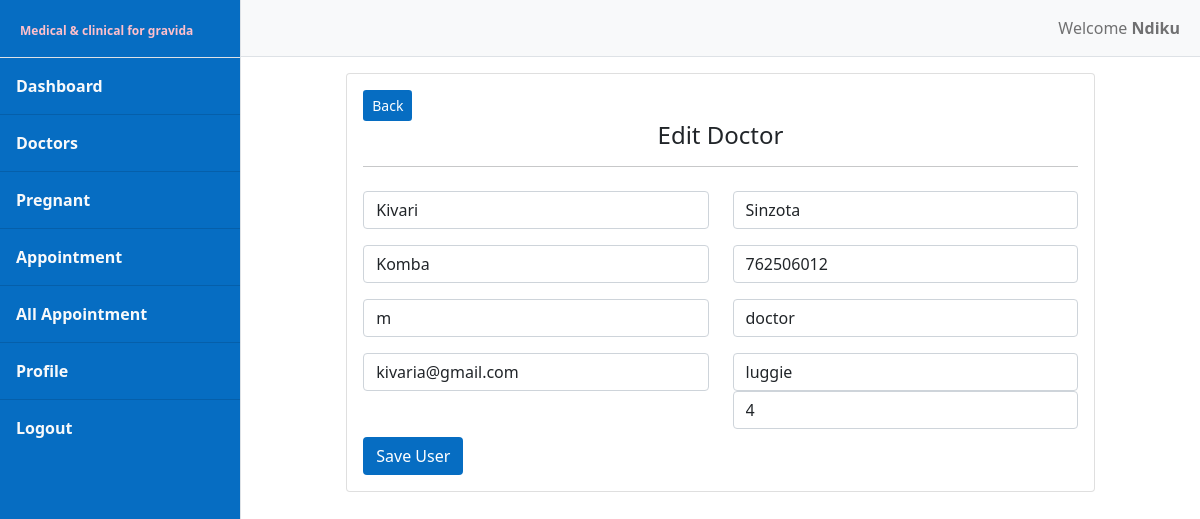
The page /user/doctor_edit.php?user_edit=4 (signed in) on the database its author committed.
### tables this page shows
CREATE TABLE `tbl_user` (
  `user_id` int(11) NOT NULL,
  `fname` varchar(30) NOT NULL,
  `mname` varchar(30) DEFAULT NULL,
  `lname` varchar(30) NOT NULL,
  `sex` char(1) NOT NULL,
  `phone` bigint(20) NOT NULL,
  `email` varchar(30) NOT NULL,
  `active` int(11) NOT NULL,
  `type` varchar(10) NOT NULL,
  `username` varchar(30) NOT NULL,
  `password` varchar(60) NOT NULL
);

### user/doctor_edit.php (the view, shortened to what this page needs)
<?php require_once('sidebar.php') ?>
<?php if(isset($_GET['user_edit'])): ?>
    <?php $user_id = $_GET['user_edit'] ?>
    <?php $query_doctor = mysqli_query($dbconnect,"SELECT * FROM tbl_user WHERE (((user_id) = '$user_id'))") ?>
    <?php $data = mysqli_fetch_array($query_doctor) ?>
        <div class="container-fluid">
            <div class="row justify-content-center">
                <div class="col-md-10 col-xl-10 col-sm-12 col-xs-12">
                    <div class="card">
                        <div class="card-body">
                            <a href="doctor.php"
                                class="btn appoint-btn btn-sm">Back</a>
                            <h4 class="text-center">Edit Doctor</h4>
                            <hr>
                            <form action="doctor_action.php" method="post">
                                <div class="row">
                                    <div class="form-group mt-2 col-6">
                                        <input type="text" name="fname" value="<?php echo $data['fname'] ?>"
                                            class="form-control" >
                                    </div>
                                    <div class="form-group mt-2 col-6">
                                        <input type="text" name="mname" value="<?php echo $data['mname'] ?>"
                                        class="form-control" >
                                    </div>
                                </div>
                                <div class="row mt-2">
                                    <div class="form-group mt-2 col-6">
                                        <input type="text" name="lname" value="<?php echo $data['lname'] ?>"
                                        class="form-control" >
                                    </div>
                                    <div class="form-group mt-2 col-6">
                                        <input type="number" name="phone" value="<?php echo $data['phone'] ?>"
                                            class="form-control" >
                                    </div>
                                </div>
                                <div class="row mt-2">
                                    <div class="form-group mt-2 col-6">
                                        <select name="sex" class="form-control" >
                                            <option value="<?php echo $data['sex'] ?>"><?php echo $data['sex'] ?></option>
                                        </select>
                                    </div>
                                    <div class="form-group mt-2 col-6">
                                        <select name="type" class="form-control" >
                                            <option value="<?php echo $data['type'] ?>"><?php echo $data['type'] ?></option>
                                        </select>
                                    </div>
                                </div>
                                <div class="row mt-2">
                                    <div class="form-group mt-2 col-6">
                                        <input type="email" name="email" value="<?php echo $data['email'] ?>"
                                            class="form-control" >
                                    </div>
                                    <div class="form-group mt-2 col-6">
                                        <input type="text" name="username" value="<?php echo $data['username'] ?>"
                                            class="form-control" >
                                        <input type="text" name="user_id" value="<?php echo $data['user_id'] ?>"
                                            class="form-control" >
                                    </div>
                                </div>
                                <div class="form-group mt-2 col-6">
                                    <input type="submit" name="edit_user"
                                        value="Save User" class="btn appoint-btn" >
                                </div>
                            </form>
                        </div>
                    </div>
                </div>
            </div>
        </div>
    <?php endif ?>
<?php require_once('finish.php') ?>

### user/sidebar.php (style rules this page uses)
.appoint-btn { background-color: rgb(6, 109, 194); color:white; }

### rows shown on the page
tbl_user: fname "Kivari", mname "Sinzota", lname "Komba", phone "762506012", sex "m", type "doctor", email "kivaria@gmail.com", username "luggie", user_id "4"

### other values the page prints
$_SESSION['userdata']['username'] "Ndiku"
